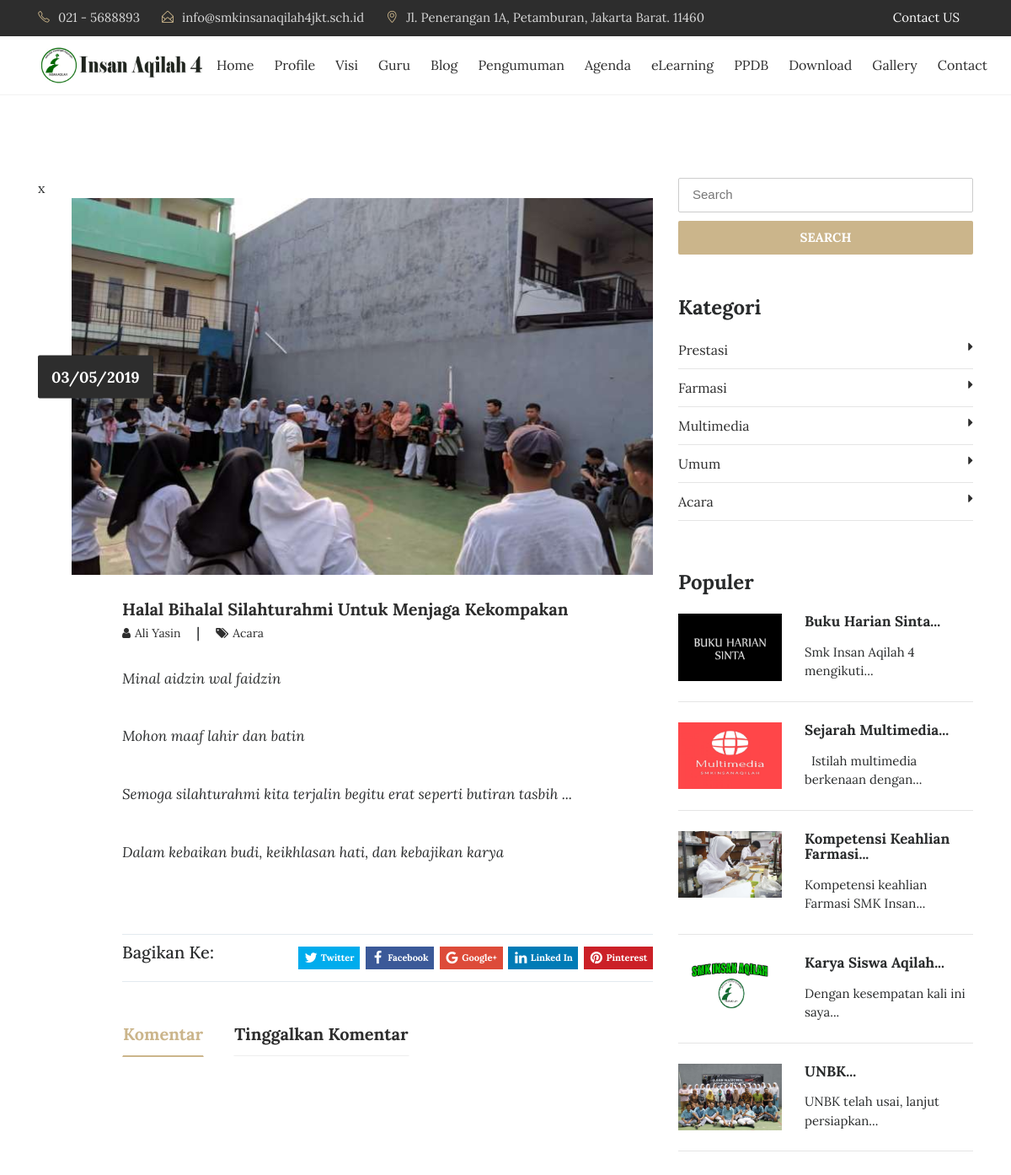
/artikel/halal-bihalal-silahturahmi-untuk-menjaga-kekompakan, run on the app's committed database.
### tables this page shows
CREATE TABLE `tbl_tulisan` (
  `tulisan_id` int(11) NOT NULL,
  `tulisan_judul` varchar(100) DEFAULT NULL,
  `tulisan_isi` text DEFAULT NULL,
  `tulisan_tanggal` timestamp NULL DEFAULT current_timestamp(),
  `tulisan_kategori_id` int(11) DEFAULT NULL,
  `tulisan_kategori_nama` varchar(30) DEFAULT NULL,
  `tulisan_views` int(11) DEFAULT 0,
  `tulisan_gambar` varchar(40) DEFAULT NULL,
  `tulisan_pengguna_id` int(11) DEFAULT NULL,
  `tulisan_author` varchar(40) DEFAULT NULL,
  `tulisan_img_slider` int(2) NOT NULL DEFAULT 0,
  `tulisan_slug` varchar(200) DEFAULT NULL
);

CREATE TABLE `tbl_kategori` (
  `kategori_id` int(11) NOT NULL,
  `kategori_nama` varchar(30) DEFAULT NULL,
  `kategori_tanggal` timestamp NULL DEFAULT current_timestamp()
);

### application/controllers/Blog.php (called while the page is built, shortened)
<?php
class Blog extends CI_Controller{
	function __construct(){
		$this->load->model('m_tulisan');
		$this->load->model('m_pengunjung');
	}
	function detail($slugs){
		$slug=htmlspecialchars($slugs,ENT_QUOTES);
		$query = $this->db->get_where('tbl_tulisan', array('tulisan_slug' => $slug));
		if($query->num_rows() > 0){
			$b=$query->row_array();
			$kode=$b['tulisan_id'];
			$this->db->query("UPDATE tbl_tulisan SET tulisan_views=tulisan_views+1 WHERE tulisan_id='$kode'");
			$data=$this->m_tulisan->get_berita_by_kode($kode);
			$row=$data->row_array();
			$x['id']=$row['tulisan_id'];
			$x['title']=$row['tulisan_judul'];
			$x['image']=$row['tulisan_gambar'];
			$x['blog'] =$row['tulisan_isi'];
			$x['tanggal']=$row['tanggal'];
			$x['author']=$row['tulisan_author'];
			$x['kategori']=$row['tulisan_kategori_nama'];
			$x['slug']=$row['tulisan_slug'];
			$x['show_komentar']=$this->m_tulisan->show_komentar_by_tulisan_id($kode);
			$x['category']=$this->db->get('tbl_kategori');
			$x['populer']=$this->db->query("SELECT * FROM tbl_tulisan ORDER BY tulisan_views DESC LIMIT 5");
			$this->load->view('depan/v_blog_detail',$x);
		}else{
			redirect('artikel');
		}
	}
}

### index.php (called while the page is built, shortened)
<?php
require_once BASEPATH.'core/CodeIgniter.php';

### application/models/M_tulisan.php (called while the page is built, shortened)
<?php
class M_tulisan extends CI_Model{
	function get_berita_by_kode($kode){
		$hsl=$this->db->query("SELECT tbl_tulisan.*,DATE_FORMAT(tulisan_tanggal,'%d/%m/%Y') AS tanggal FROM tbl_tulisan where tulisan_id='$kode'");
		return $hsl;
	}
}

### application/views/depan/v_blog_detail.php (the view, shortened to what this page needs)
<!DOCTYPE html>
<html lang="en">
<head>
    <?php
        function limit_words($string, $word_limit){
            $words = explode(" ",$string);
            return implode(" ",array_splice($words,0,$word_limit));
        }
    ?>
    <link rel="stylesheet" href="<?php echo base_url().'theme/css/bootstrap.min.css'?>">
    <link rel="stylesheet" href="<?php echo base_url().'theme/css/font-awesome.min.css'?>">
    <link rel="stylesheet" href="<?php echo base_url().'theme/css/simple-line-icons.css'?>">
    <link rel="stylesheet" href="<?php echo base_url().'theme/css/owl.carousel.min.css'?>">
    <link href="<?php echo base_url().'theme/css/style.css'?>" rel="stylesheet">
    <link href="<?php echo base_url().'theme/css/jssocials.css'?>" rel="stylesheet">
    <link href="<?php echo base_url().'theme/css/jssocials-theme-flat.css'?>" rel="stylesheet">
</head>
<body>
  <div class="header-topbar">
      <div class="container">
          <div class="row">
              <div class="col-xs-6 col-sm-8 col-md-9">
                  <div class="header-top_address">
                      <div class="header-top_list">
                          <span class="icon-phone"></span>021 - 5688893
                      </div>
                      <div class="header-top_list">
                          <span class="icon-envelope-open"></span>info@smkinsanaqilah4jkt.sch.id
                      </div>
                      <div class="header-top_list">
                          <span class="icon-location-pin"></span>Jl. Penerangan 1A, Petamburan, Jakarta Barat. 11460
                      </div>
                  </div>
              </div>
              <div class="col-xs-6 col-sm-4 col-md-3">
                  <div class="header-top_login mr-sm-3">
                      <a href="<?php echo site_url('contact');?>">Contact US</a>
                  </div>
              </div>
          </div>
      </div>
  </div>
  <div data-toggle="affix" style="border-bottom:solid 1px #f2f2f2;">
      <div class="container nav-menu2">
          <div class="row">
              <div class="col-md-12">
                  <nav class="navbar navbar2 navbar-toggleable-md navbar-light bg-faded">
                      <a href="<?php echo site_url('');?>" class="navbar-brand nav-brand2"><img class="img img-responsive" width="200px;" src="<?php echo base_url().'theme/images/aqilah.jpg'?>"></a>
                      <div class="collapse navbar-collapse justify-content-end" id="navbarNavDropdown">
                          <ul class="navbar-nav">
                              <li class="nav-item">
                                  <a class="nav-link" href="<?php echo site_url('');?>">Home</a>
                              </li>
                              <li class="nav-item">
                                  <a class="nav-link" href="<?php echo site_url('about');?>">Profile</a>
                              </li>
                              <li class="nav-item">
                                  <a class="nav-link" href="<?php echo site_url('VisiMisi');?>">Visi</a>
                              </li>
                              <li class="nav-item">
                                  <a class="nav-link" href="<?php echo site_url('guru');?>">Guru</a>
                              </li>
                              <li class="nav-item">
                                  <a class="nav-link" href="<?php echo site_url('blog');?>">Blog</a>
                              </li>
                              <li class="nav-item">
                                  <a class="nav-link" href="<?php echo site_url('pengumuman');?>">Pengumuman</a>
                              </li>
                              <li class="nav-item">
                                  <a class="nav-link" href="<?php echo site_url('agenda');?>">Agenda</a>
                              </li>
                              <li class="nav-item">
                                    <a href=http://e-learning.smkinsanaqilah4jkt.sch.id target=_blank class="nav-link" href="<?php echo site_url ('');?>">eLearning</a>
                                </li>
                                <li class="nav-item">
                                    <a href=http://ppdb.smkinsanaqilah4jkt.sch.id target=_blank class="nav-link" href="<?php echo site_url ('');?>">PPDB</a>
                                </li>
                              <li class="nav-item">
                                  <a class="nav-link" href="<?php echo site_url('download');?>">Download</a>
                              </li>
                              <li class="nav-item">
                                  <a class="nav-link" href="<?php echo site_url('galeri');?>">Gallery</a>
                              </li>
                              <li class="nav-item">
                                <a class="nav-link" href="<?php echo site_url('contact');?>">Contact</a>
                              </li>
                        </ul>
                  </div>
                </nav>
              </div>
            </div>
          </div>
        </div>
<section class="blog-wrap">
    <div class="container">
        <div class="row">
            <div class="col-md-8">
                <div class="blog-img_block">x
                    <img src="<?php echo base_url().'assets/images/'.$image?>" class="img-fluid" alt="blog-img">
                    <div class="blog-date">
                        <span><?php echo $tanggal;?></span>
                    </div>
                </div>
                <div class="blog-tiltle_block">
                    <h4><a href="<?php echo site_url('artikel/'.$slug);?>"><?php echo $title;?></a></h4>
                    <h6> <a href="#"><i class="fa fa-user" aria-hidden="true"></i><span><?php echo $author;?></span> </a>  |   <a href="#"><i class="fa fa-tags" aria-hidden="true"></i><span><?php echo $kategori;?></span></a></h6>
                    <?php echo $blog;?>
                </div>
                <div class="blog-tiltle_block">
                    <div class="blog-icons">
                        <div class="blog-share_block">
                          <div class="pull-left"><h5>Bagikan Ke:</h5></div>
                          <div class="sharePopup"></div>
                        </div>
                    </div>
                    <ul class="nav nav-tabs blogpost-tab-wrap" role="tablist">
                        <li class="nav-item blogpost-nav-tab">
                            <a class="nav-link active" data-toggle="tab" href="#comments" role="tab">Komentar</a>
                        </li>
                        <li class="nav-item blogpost-nav-tab">
                            <a class="nav-link" data-toggle="tab" href="#write-comment" role="tab">Tinggalkan Komentar</a>
                        </li>
                    </ul>
                    <div class="clearfix"></div>
                </div>
            </div>
            <div class="col-md-4">
              <form action="<?php echo site_url('blog/search');?>" method="get">
                  <input type="text" name="keyword" placeholder="Search" class="blog-search" required>
                  <button type="submit" class="btn btn-warning btn-blogsearch">SEARCH</button>
              </form>
                <div class="blog-category_block">
                    <h3>Kategori</h3>
                    <ul>
                      <?php foreach ($category->result() as $row) : ?>
                        <li><a href="<?php echo site_url('blog/kategori/'.str_replace(" ","-",$row->kategori_nama));?>"><?php echo $row->kategori_nama;?><i class="fa fa-caret-right" aria-hidden="true"></i></a></li>
                      <?php endforeach;?>
                    </ul>
                </div>
                <div class="blog-featured_post">
                    <h3>Populer</h3>
                  <?php foreach ($populer->result() as $row) :?>
                    <div class="blog-featured-img_block">
                        <img width="35%" src="<?php echo base_url().'assets/images/'.$row->tulisan_gambar;?>" class="img-fluid" alt="blog-featured-img">
                        <h5><a href="<?php echo site_url('artikel/'.$row->tulisan_slug);?>"><?php echo limit_words($row->tulisan_judul,3).'...';?></a></h5>
                        <p><?php echo limit_words($row->tulisan_isi,5).'...';?></p>
                    </div>
                    <hr>
                  <?php endforeach;?>
                </div>
            </div>
        </div>
    </div>
</section>
    </body>
    </html>

### application/views/depan/v_blog_detail.php (style rules this page uses)
.sharePopup { font-size: 11px; }

### data on the page
tbl_tulisan: tulisan_gambar (picture), tulisan_judul "Halal Bihalal Silahturahmi Untuk Menjaga Kekompakan", tulisan_author "Ali Yasin", tulisan_kategori_nama "Acara", tulisan_isi "Minal aidzin wal faidzin Mohon maaf lahir dan batin Semoga silahturahmi kita terjalin begitu erat s eperti butiran tasbih ... Dalam kebaikan budi, keikhlasan hati, dan kebajikan karya"
tbl_kategori: kategori_nama "Prestasi"
tbl_kategori: kategori_nama "Farmasi"
tbl_kategori: kategori_nama "Multimedia"
tbl_kategori: kategori_nama "Umum"
tbl_kategori: kategori_nama "Acara"
tbl_tulisan: tulisan_gambar (picture), tulisan_judul "Buku Harian Sinta", tulisan_isi "Smk Insan Aqilah 4 mengikuti"
tbl_tulisan: tulisan_gambar (picture), tulisan_judul "Sejarah Multimedia", tulisan_isi "Istilah multimedia berkenaan dengan"
tbl_tulisan: tulisan_gambar (picture), tulisan_judul "Kompetensi Keahlian Farmasi", tulisan_isi "Kompetensi keahlian Farmasi SMK Insan"
tbl_tulisan: tulisan_gambar (picture), tulisan_judul "Karya Siswa Aqilah", tulisan_isi "Dengan kesempatan kali ini saya"
tbl_tulisan: tulisan_gambar (picture), tulisan_judul "UNBK", tulisan_isi "UNBK telah usai, lanjut persiapkan"

### other printed values
$tanggal "03/05/2019"
